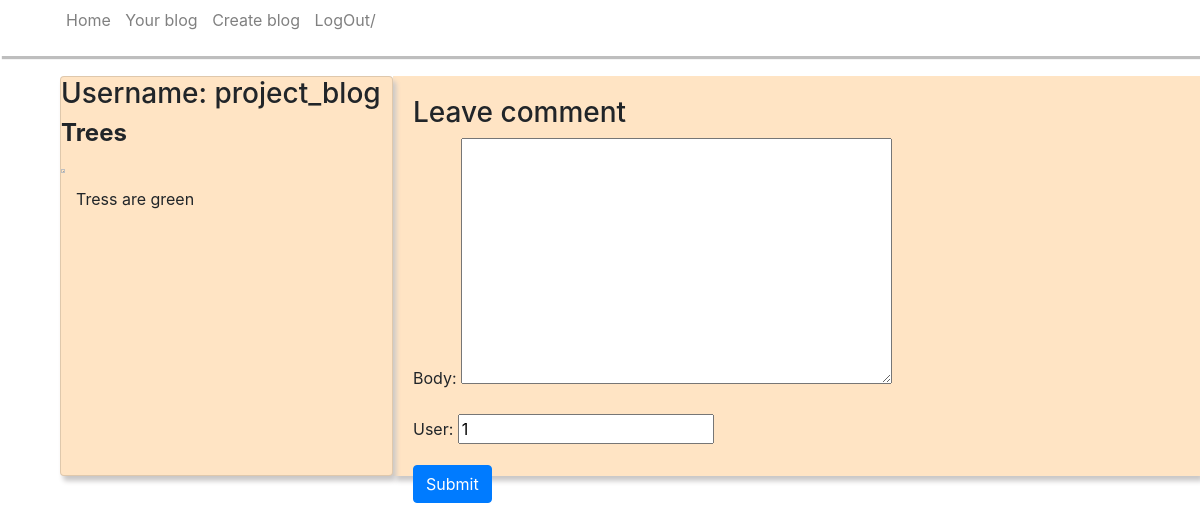
The page /posts/4 on the database its author committed.
### myapp/models.py (models this page shows, shortened)
class Blog(models.Model):
    title = models.CharField(max_length=100)
    content = models.TextField()
    Image = models.ImageField(upload_to='Images', null=True, blank=True)
    user = models.ForeignKey(User, on_delete=models.CASCADE, null=True)

### myapp/views.py (the view)
# urls.py: path('posts/<int:id>', views.Comment_detail, name='posts')
def Comment_detail(request, id):
    post = Blog.objects.get(pk = id)
    comments = post.comments.filter(active=True)
    new_comment = None
    if request.method == "POST":
        comment_data = Comment_form(request.POST, instance=post)
        uname = request.user
        fm = blog_form(initial={'user':uname})
        if comment_data.is_valid():
            new_comment = comment_data.save()
    else:
        comment_data = Comment_form(instance=post)
    return render(request, 'post.html', {'post': post, 'comments':comments, 'new_comment':new_comment, 'comment_data': comment_data})

### myapp/forms.py
class Comment_form(forms.ModelForm):
    class Meta:
        model = Comment
        fields = ['body', 'user']

### myapp/templates/post.html (shortened to what this page needs)
{% extends 'main_page.html' %}
{% block content %}
<div class="container">
    <div class="row card">
    <h3>Username: {{post.user}}</h3>
    <h4><b>{{post.title}}</b></h4>
    <img src="{{i.get_Image_url}}" alt="{{uname}}" style="width:5%; height:8%;">
    <div class="container">
        <p>{{post.content}}</p>
    </div>
    </div>
  </div>
<div class="row">
    <div class="card-body">
        {% if new_comment %}
        <div class="alert" role="alert">
            Your commnet is awaiting moderation
        </div>
        {% else %}
        <h3>Leave  comment </h3>
        <form action="" method="post">
            {{ comment_data.as_p }}
            <button type="submit" class="btn btn-primary">Submit</button>
        </form>
        {% endif %}
    </div>
</div>
{% endblock %}

### myapp/templates/main_page.html (style rules this page uses)
body { margin-top: 0px; }
.card { background-color: bisque; margin-left: 15px; margin-top: 20px; width: 30%; height: 400px; box-shadow: 3px 5px 5px rgb(201, 199, 199); float: left; }
.card-body { background-color: bisque; margin-left: 15px; margin-top: 20px; width: 30%; height: 400px; box-shadow: 3px 5px 5px rgb(201, 199, 199); float: left; }

### rows shown on the page
Blog: user "project_blog", title "Trees", content "Tress are green", user "1"
